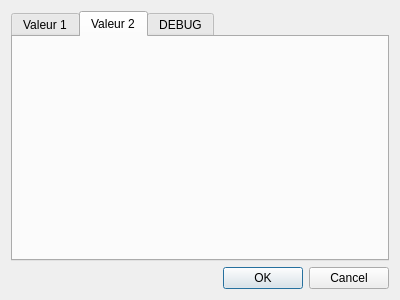
<?xml version="1.0" encoding="UTF-8"?>
<ui version="4.0">
 <class>BEspStatesDialog</class>
 <widget class="QDialog" name="BEspStatesDialog">
  <property name="geometry">
   <rect>
    <x>0</x>
    <y>0</y>
    <width>400</width>
    <height>300</height>
   </rect>
  </property>
  <property name="windowTitle">
   <string>Dialog</string>
  </property>
  <layout class="QVBoxLayout" name="verticalLayout">
   <item>
    <widget class="QTabWidget" name="tabWidget">
     <property name="currentIndex">
      <number>1</number>
     </property>
     <widget class="QWidget" name="tab">
      <attribute name="title">
       <string>Valeur 1</string>
      </attribute>
      <layout class="QVBoxLayout" name="verticalLayout_4">
       <item>
        <widget class="BTimeSelecterWidget" name="value1" native="true"/>
       </item>
      </layout>
     </widget>
     <widget class="QWidget" name="Val2">
      <attribute name="title">
       <string>Valeur 2</string>
      </attribute>
      <layout class="QVBoxLayout" name="verticalLayout_3">
       <item>
        <widget class="BTimeSelecterWidget" name="value2" native="true"/>
       </item>
      </layout>
     </widget>
     <widget class="QWidget" name="tab_3">
      <attribute name="icon">
       <iconset resource="../resources.qrc">
        <normaloff>:/icons/BUG</normaloff>:/icons/BUG</iconset>
      </attribute>
      <attribute name="title">
       <string>DEBUG</string>
      </attribute>
      <layout class="QVBoxLayout" name="verticalLayout_2">
       <item>
        <widget class="QLineEdit" name="debug_v1"/>
       </item>
       <item>
        <widget class="QLineEdit" name="debug_v2"/>
       </item>
      </layout>
     </widget>
    </widget>
   </item>
   <item>
    <widget class="QDialogButtonBox" name="buttonBox">
     <property name="orientation">
      <enum>Qt::Horizontal</enum>
     </property>
     <property name="standardButtons">
      <set>QDialogButtonBox::Cancel|QDialogButtonBox::Ok</set>
     </property>
    </widget>
   </item>
  </layout>
 </widget>
 <customwidgets>
  <customwidget>
   <class>BTimeSelecterWidget</class>
   <extends>QWidget</extends>
   <header>widgets/btimeselecterwidget.h</header>
   <container>1</container>
  </customwidget>
 </customwidgets>
 <resources>
  <include location="../resources.qrc"/>
 </resources>
 <connections>
  <connection>
   <sender>buttonBox</sender>
   <signal>accepted()</signal>
   <receiver>BEspStatesDialog</receiver>
   <slot>accept()</slot>
   <hints>
    <hint type="sourcelabel">
     <x>248</x>
     <y>254</y>
    </hint>
    <hint type="destinationlabel">
     <x>157</x>
     <y>274</y>
    </hint>
   </hints>
  </connection>
  <connection>
   <sender>buttonBox</sender>
   <signal>rejected()</signal>
   <receiver>BEspStatesDialog</receiver>
   <slot>reject()</slot>
   <hints>
    <hint type="sourcelabel">
     <x>316</x>
     <y>260</y>
    </hint>
    <hint type="destinationlabel">
     <x>286</x>
     <y>274</y>
    </hint>
   </hints>
  </connection>
 </connections>
</ui>
